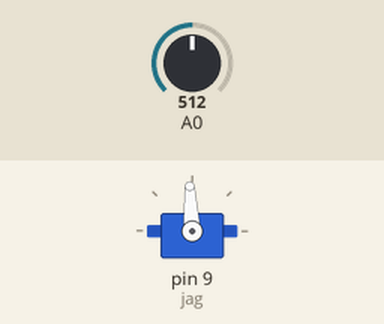
Simulated run of this sketch. Board: Arduino Uno, built with avr-gcc and run on an emulated ATmega328P. On the bench: servo. The inputs (shaded band) are chosen by the test bench; at power-on: A0 = 512.

Above: at 1.2 s.
1.3 s: A0 set to 716
At 2.5 s:
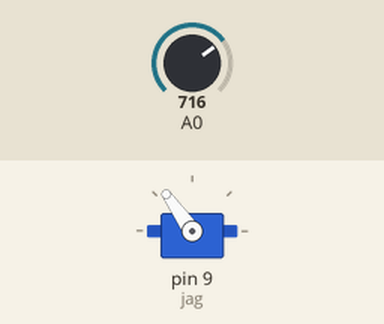
2.8 s: A0 set to 900
At 3.9 s:
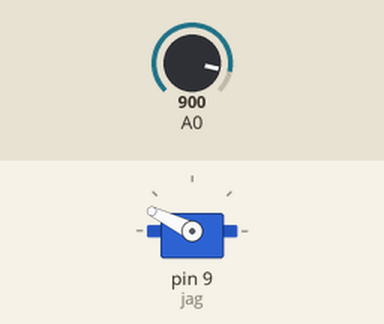
4.3 s: A0 set to 1023
At 5.0 s:
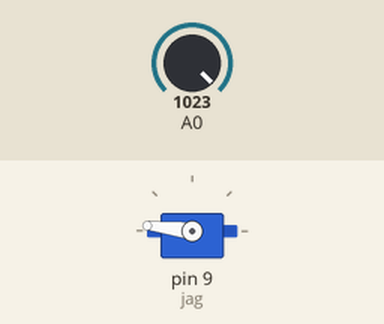
5.8 s: A0 set to 306
At 6.1 s:
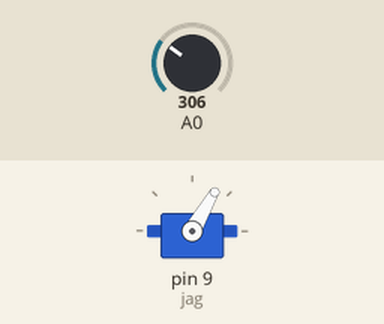
7.3 s: A0 set to 122
At 8.5 s:
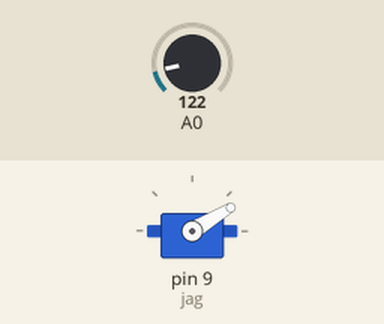
8.8 s: A0 set to 511
At 9.6 s:
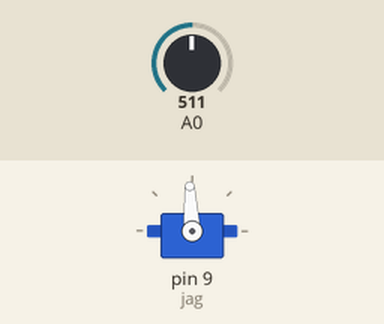
Timing chart, 0 to 11.3 s (numbered marks = the images above; inputs shaded):
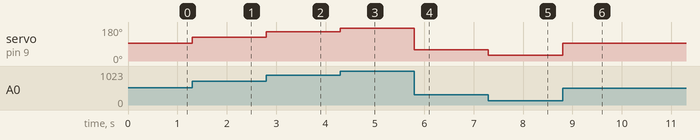

The sketch:

jagtester.ino
```cpp
// jagtester.ino
#include <Servo.h>

Servo jag;

void setup() {
    jag.attach(9);
}

void loop() {
    //// Forward and backward
    jag.writeMicroseconds(map(analogRead(A0), 0, 1023, 670, 2330));
    // Only go forward
    //jag.writeMicroseconds(map(analogRead(A0), 0, 1023, 1500, 2330));
    // Only go backward
    //jag.writeMicroseconds(map(analogRead(A0), 0, 1023,  670, 1500));
}
```

Measured:
- after the input at 1.3 s, servo on pin 9 (jag): 93° → 125° at once
- after the input at 2.8 s, servo on pin 9 (jag): 125° → 154° at once
- after the input at 4.3 s, servo on pin 9 (jag): 154° → 173° at once
- after the input at 5.8 s, servo on pin 9 (jag): 173° → 60° at once
- after the input at 7.3 s, servo on pin 9 (jag): 60° → 31° at once
- after the input at 8.8 s, servo on pin 9 (jag): 31° → 93° at once
